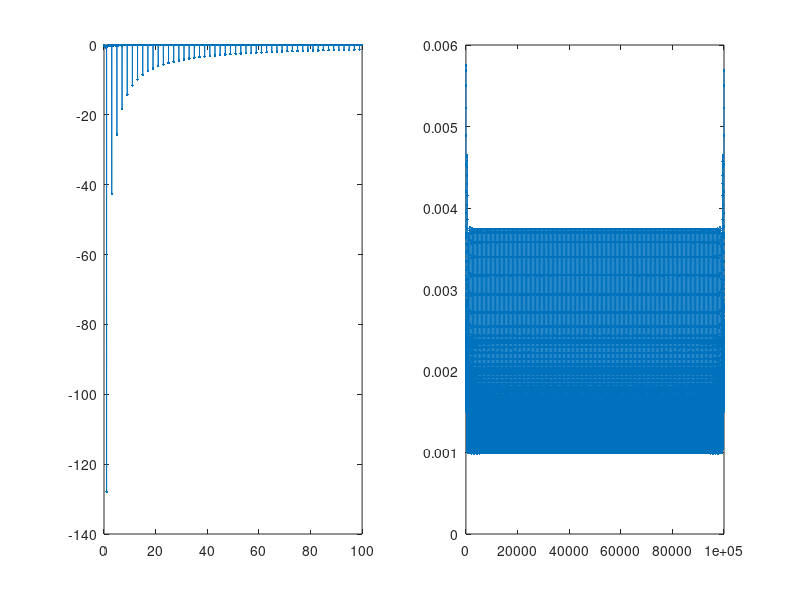

This figure's MATLAB source:
f = 0.1:0.01:100;
N = 100;
A = 1;
T = 1;
H1 = 0;
for n = -N:N;
  H1 += exp(-i*2*pi.*f*n*T) - exp(-i*2*pi.*f*(n+0.5)*T);
endfor
H1 .*= -A./(pi*T.*f);
h1 = ifft(real(H1),100000);
subplot(1,2,1);
plot(f,H1,".-");
subplot(1,2,2);
plot(abs(h1),".-");
